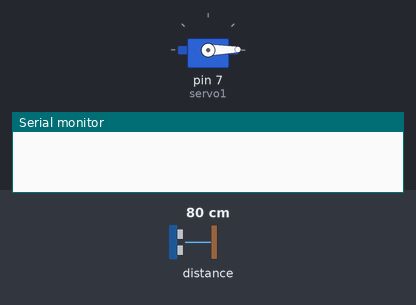
Bench run of a sketch on a simulated Arduino Uno, built with avr-gcc and run on an emulated ATmega328P. On the bench: servo, the last lines printed to the serial monitor. Wiring (inferred from the names in the program): LIDAR-Lite range finder at I2C address 0x62. Inputs (shaded band) come from the test bench; at power-on: distance to the obstacle 80 cm. The ROS host is connected and sends only what is stated.

Above: at 0.15 s.
At 1.0 s:
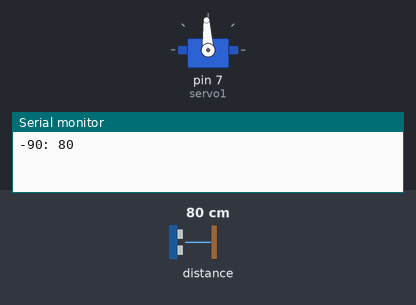
At 1.85 s:
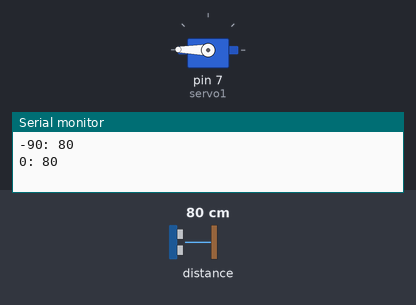
Timing chart, 0 to 4.2 s (numbered marks = the images above):
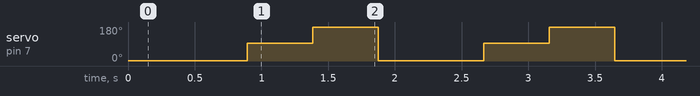

Measured:
- by itself, servo on pin 7 (servo1): repeats every 1.8 s: 179° 0.49 s, 1° 0.79 s, 93° 0.49 s

The sketch:

RealObstacleAvoidance.ino
```cpp
// Laser obstacle detection application based on ROS (rosserial)
// Angelos Plastropoulos
//
// The functions which handle the LIDAR-Lite measurements taken from
// PulsedLight3D LIDARLite_Basics online git repository
//
// and from renuncln.com blog guides for the servo callibration

#include <ros.h>
#include <std_msgs/Float32.h>

#include <Servo.h>
#include <I2C.h>            // DSS I2S library for Laser sensor
#include <SoftwareSerial.h> // Sonar

// sonar related info
SoftwareSerial mySerial(10, 11);  // RX, TX

// servo related info
Servo servo1;
int low = 555;
int high = 2390;
int mid = 1500;

// Lidar-lite addresses
#define    LIDARLite_ADDRESS   0x62          // Default I2C Address of LIDAR-Lite.
#define    RegisterMeasure     0x00          // Register to write to initiate ranging.
#define    MeasureValue        0x04          // Value to initiate ranging.
#define    RegisterHighLowB    0x8f          // Register to get both High and Low bytes in 1 call.

std_msgs::Float32 dist0_msg, dist90_msg, distm90_msg, sonar_msg;
ros::Publisher pub_dist1("dist0", &dist0_msg);
ros::Publisher pub_dist2("dist90", &dist90_msg);
ros::Publisher pub_dist3("distm90", &distm90_msg);
ros::Publisher pub_groundDistance("sonar", &sonar_msg);
ros::NodeHandle nh;

void setup() {

 Serial.begin(9600);
 mySerial.begin(9600);

 I2c.begin(); // Opens & joins the irc bus as master
 delay(100); // Waits to make sure everything is powered up before sending or receiving data
 I2c.timeOut(50); // Sets a timeout to ensure no locking up of sketch if I2C communication fails

 servo1.attach(7);

 // set the custom baud rate other than the ROS default which is equal to 57600bps
 nh.getHardware()->setBaud(9600);
 nh.initNode();
 nh.advertise(pub_dist1);
 nh.advertise(pub_dist2);
 nh.advertise(pub_dist3);
 nh.advertise(pub_groundDistance);

}


void loop() {

 int dist, dist1, dist2;
 int groundDistance;

 // move to 0
 moveTheServo(degrees2ms(0), 700);

 // get two measurements and report the average
 dist1 = getDistance();
 dist2 = getDistance();
 dist = (dist1+dist2)/2;

 groundDistance = sonarMeasurement();

 sonar_msg.data = groundDistance;
 dist90_msg.data = dist;
 pub_groundDistance.publish(&sonar_msg);
 pub_dist2.publish(&dist90_msg);
 nh.spinOnce();

 Serial.print("-90: "); Serial.println(dist);

 // move to 90
 moveTheServo(degrees2ms(90), 400);

 // get two measurements and report the average
 dist1 = getDistance();
 dist2 = getDistance();
 dist = (dist1+dist2)/2;

 groundDistance = sonarMeasurement();

 sonar_msg.data = groundDistance;
 dist0_msg.data = dist;
 pub_groundDistance.publish(&sonar_msg);
 pub_dist1.publish(&dist0_msg);
 nh.spinOnce();

 Serial.print("0: "); Serial.println(dist);

 // move to 180
 moveTheServo(degrees2ms(180), 400);

 // get two measurements and report the average
 dist1 = getDistance();
 dist2 = getDistance();
 dist = (dist1+dist2)/2;

 groundDistance = sonarMeasurement();

 sonar_msg.data = groundDistance;
 distm90_msg.data = dist;
 pub_groundDistance.publish(&sonar_msg);
 pub_dist3.publish(&distm90_msg);
 nh.spinOnce();

 Serial.print("90: "); Serial.println(dist);
}

// convert angle in degrees to pulse width in microseconds
int degrees2ms(int deg) {
  if(deg <= 0) {
    return low;
  } // end if

  if(deg >= 180) {
    return high;
  } // end if

  if(deg==90) {
    return mid;
  }

  if(deg<90) {
    double val = (double(mid) - double(low)) / 90.000;
    return int((val * double(deg)) + double(low));
  }

  if(deg>90) {
    double val = (double(high) - double(mid)) / 90.000;
    deg = deg-90;
    return int((val * double(deg)) + double(mid));
  }
}

// move servo using pulse width in microseconds
void moveTheServo(int ms, int duration) {
  servo1.attach(7);

  if(ms >= 555 && ms <= 2390) {
    servo1.writeMicroseconds(ms);
    delay(duration);
  } // end if

  servo1.detach();
}

// SRF02 ultrasonic sensor - helper method
void SendCmd(unsigned char address, unsigned char cmd)
{
  mySerial.write(address);      //set the address of SRF02(factory default is 0)
  delayMicroseconds(100);       //serial data is fixed at 9600 so we need some time to create the second stop bit

  mySerial.write(cmd);          //send the command to SRF02
  delayMicroseconds(100);       //serial data is fixed at 9600 so we need some time to create the second stop bit
}

// Get the measured distance from the SRF02 ultrasonic sensor
int sonarMeasurement() {
  int reading;
  SendCmd(0x00,0x51);        //Real Ranging Mode - Result in centimetres

  delay(70);                 //time for SRF02 to measure the range
  SendCmd(0x00,0x5E);        //Get Range, returns two bytes (high byte first) from the most recent ranging.

  delay(10);                 //wait for some time and let the Arduino receive 2 bytes data from the TX pin of SRF02

  if(mySerial.available()>=2)      //if two bytes were received
  {
    reading = mySerial.read()<<8;  //receive high byte (overwrites previous reading) and shift high byte to be high 8 bits
    reading |= mySerial.read();        // receive low byte as lower 8 bits
    // Serial.print(reading);
    // Serial.println("cm");
    return reading;
  }

}

// Get the measured distance using the DSS I2C library
int getDistance(){
  // Write 0x04 to register 0x00
  uint8_t nackack = 100; // Setup variable to hold ACK/NACK resopnses
  while (nackack != 0){ // While NACK keep going (i.e. continue polling until sucess message (ACK) is received )
    nackack = I2c.write(LIDARLite_ADDRESS,RegisterMeasure, MeasureValue); // Write 0x04 to 0x00
    delay(1); // Wait 1 ms to prevent overpolling
  }

  byte distanceArray[2]; // array to store distance bytes from read function

  // Read 2byte distance from register 0x8f
  nackack = 100; // Setup variable to hold ACK/NACK resopnses
  while (nackack != 0){ // While NACK keep going (i.e. continue polling until sucess message (ACK) is received )
    nackack = I2c.read(LIDARLite_ADDRESS,RegisterHighLowB, 2, distanceArray); // Read 2 Bytes from LIDAR-Lite Address and store in array
    delay(1); // Wait 1 ms to prevent overpolling
  }

  return (distanceArray[0] << 8) + distanceArray[1];  // Shift high byte [0] 8 to the left and add low byte [1] to create 16-bit int
}
```
